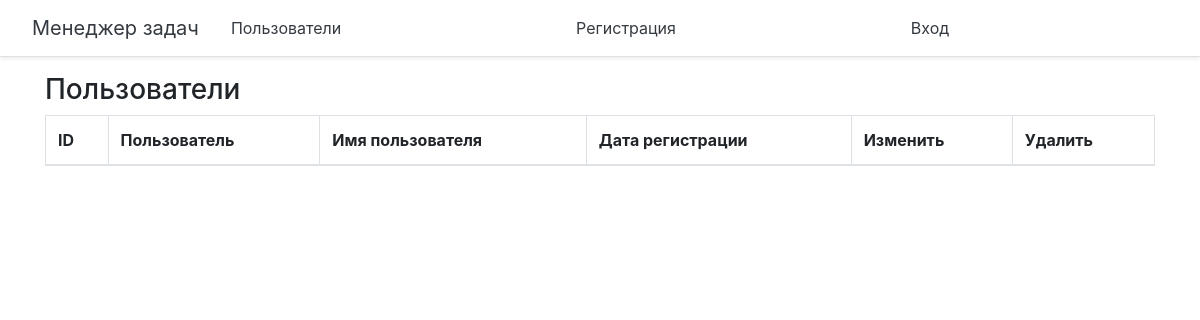
/users/, run on an earlier commit of the app's database.
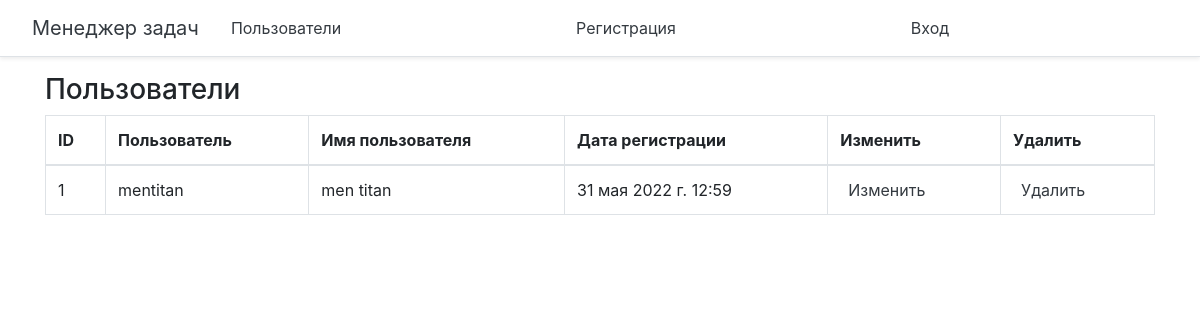
And on a later commit of the database.
### app/models.py (models this page shows)
class User(AbstractUser):
    def __str__(self):
        return self.get_full_name()

### app/views.py (the view)
# urls.py: path('users/', UsersList.as_view(), name='users'),
class UsersList(ListView):
    model = get_user_model()
    template_name = 'users/users.html'
    context_object_name = 'users'

### task_manager/templates/users/users.html (shortened to what this page needs)
{% extends 'base.html' %}
{% load bootstrap4 %}
{% load i18n %}
{% block content %}
<div>
  <h3>{% trans "Users" %}</h3>
  <table class='table table-hover table-bordered'>
    <thead>
    <tr>
      <th scope="col">ID</th>
      <th scope="col">{% trans 'User' %}</th>
      <th scope="col">{% trans 'username' %}</th>
      <th scope="col">{% trans 'registration date' %}</th>
      <th scope="col">{% trans 'edit' %}</th>
      <th scope="col">{% trans 'delete' %}</th>
    </tr>
    </thead>
    <tbody>
    {% for user in users %}
      <tr>
        <td>{{user.id}}</td>
        <td>{{user.username}}</td>
        <td>{{user.get_full_name}}</td>
        <td>{{user.date_joined}}</td>
        <td>
           <a class="p-2 text-dark" href="{% url 'edit_user' user.id %}">{% trans "edit" %}</a>
        </td>
        <td>
           <a class="p-2 text-dark" href="{% url 'delete_user' user.id %}">{% trans "delete" %}</a>
        </td>
      </tr>
    {% endfor %}
    </tbody>
  </table>
</div>
{% endblock %}

What changed in the data, as far as the page shows it:
added User: id "1", username "mentitan", get_full_name "men titan", date_joined "31 мая 2022 г. 12:59"
